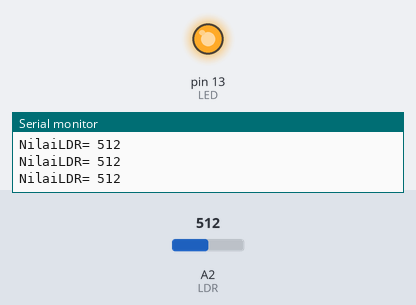
Recording of a sketch running on a simulated Arduino Uno, built with avr-gcc and run on an emulated ATmega328P. On the bench: output pins drawn as LEDs (lit = HIGH), the last lines printed to the serial monitor. The test bench sets the inputs (shaded band); at power-on: A2 (LDR) = 512.

Above: at 1.2 s.
1.3 s: A2 (LDR) set to 988
2.8 s: A2 (LDR) set to 1008
At 3.2 s:
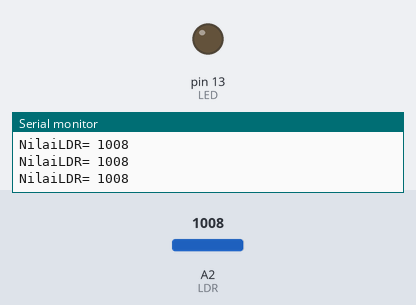
4.3 s: A2 (LDR) set to 990
At 5.4 s:
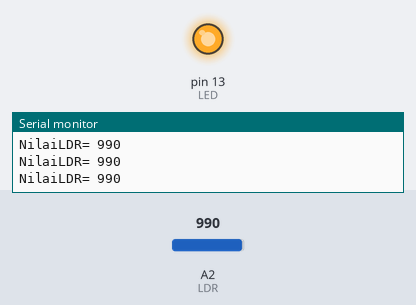
Timing chart, 0 to 7.3 s (numbered marks = the images above; inputs shaded):
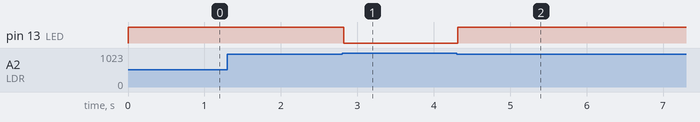

Measured:
- the behaviour switches between 999 and 1000 on A2 (LDR) (found by bisection; images 0 and 1)
- after the input at 2.8 s, pin 13 (LED): HIGH → LOW at once
- after the input at 4.3 s, pin 13 (LED): LOW → HIGH at once

The sketch:

TugasKt.ino
```cpp
int LDR= A2;
int LED= 13;
int nilaiLDR= 0;
void setup()
{
  pinMode(LED, OUTPUT);
  Serial.begin(9600);
}
void loop()
{
  nilaiLDR= analogRead(LDR);
  Serial.print("NilaiLDR= ");
  Serial.println(nilaiLDR);
  if(nilaiLDR < 1000) {
    digitalWrite(LED, HIGH);
  }
  else
  {
    digitalWrite(LED, LOW);
  }
}
```
